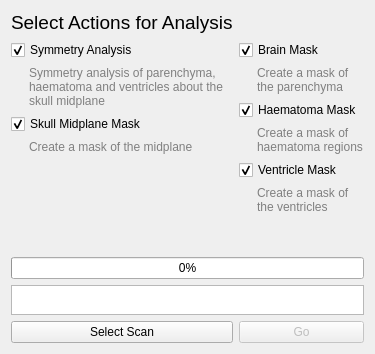
<?xml version="1.0" encoding="UTF-8"?>
<ui version="4.0">
 <class>StartupDlg</class>
 <widget class="QDialog" name="StartupDlg">
  <property name="geometry">
   <rect>
    <x>0</x>
    <y>0</y>
    <width>375</width>
    <height>354</height>
   </rect>
  </property>
  <property name="minimumSize">
   <size>
    <width>375</width>
    <height>354</height>
   </size>
  </property>
  <property name="windowTitle">
   <string>Startup Box</string>
  </property>
  <property name="toolTip">
   <string>&lt;html&gt;&lt;head/&gt;&lt;body&gt;&lt;p&gt;&lt;br/&gt;&lt;/p&gt;&lt;/body&gt;&lt;/html&gt;</string>
  </property>
  <property name="styleSheet">
   <string notr="true"/>
  </property>
  <layout class="QGridLayout">
   <item row="4" column="1">
    <widget class="QPushButton" name="pushButtonGo">
     <property name="enabled">
      <bool>false</bool>
     </property>
     <property name="text">
      <string>Go</string>
     </property>
    </widget>
   </item>
   <item row="1" column="0">
    <layout class="QVBoxLayout" name="verticalLayout_3">
     <item>
      <widget class="QCheckBox" name="checkBoxSymmetryAnalysis">
       <property name="enabled">
        <bool>true</bool>
       </property>
       <property name="text">
        <string>Symmetry Analysis</string>
       </property>
       <property name="checked">
        <bool>true</bool>
       </property>
      </widget>
     </item>
     <item>
      <widget class="QLabel" name="label">
       <property name="text">
        <string>&lt;html&gt;&lt;head/&gt;&lt;body&gt;&lt;p&gt;&lt;font color=&quot;gray&quot;&gt;Symmetry analysis of parenchyma, haematoma and ventricles about the skull midplane&lt;/font&gt;&lt;/p&gt;&lt;/body&gt;&lt;/html&gt;</string>
       </property>
       <property name="wordWrap">
        <bool>true</bool>
       </property>
       <property name="indent">
        <number>18</number>
       </property>
      </widget>
     </item>
     <item>
      <widget class="QCheckBox" name="checkBoxSkullMidplaneMask">
       <property name="enabled">
        <bool>true</bool>
       </property>
       <property name="minimumSize">
        <size>
         <width>145</width>
         <height>18</height>
        </size>
       </property>
       <property name="text">
        <string>Skull Midplane Mask</string>
       </property>
       <property name="checked">
        <bool>true</bool>
       </property>
      </widget>
     </item>
     <item>
      <widget class="QLabel" name="label_2">
       <property name="text">
        <string>&lt;html&gt;&lt;head/&gt;&lt;body&gt;&lt;p&gt;&lt;font color=&quot;gray&quot;&gt;Create a mask of the midplane&lt;/font&gt;&lt;/p&gt;&lt;/body&gt;&lt;/html&gt;</string>
       </property>
       <property name="wordWrap">
        <bool>true</bool>
       </property>
       <property name="indent">
        <number>18</number>
       </property>
      </widget>
     </item>
     <item>
      <spacer name="verticalSpacer_5">
       <property name="orientation">
        <enum>Qt::Vertical</enum>
       </property>
       <property name="sizeHint" stdset="0">
        <size>
         <width>20</width>
         <height>40</height>
        </size>
       </property>
      </spacer>
     </item>
    </layout>
   </item>
   <item row="0" column="0">
    <widget class="QLabel" name="TitleSelectOptions">
     <property name="font">
      <font>
       <family>Helvetica</family>
       <pointsize>14</pointsize>
       <weight>50</weight>
       <bold>false</bold>
      </font>
     </property>
     <property name="text">
      <string>Select Actions for Analysis</string>
     </property>
    </widget>
   </item>
   <item row="1" column="1">
    <layout class="QVBoxLayout" name="verticalLayout_2">
     <item>
      <widget class="QCheckBox" name="checkBoxBrainMask">
       <property name="enabled">
        <bool>true</bool>
       </property>
       <property name="text">
        <string>Brain Mask</string>
       </property>
       <property name="checked">
        <bool>true</bool>
       </property>
      </widget>
     </item>
     <item>
      <widget class="QLabel" name="label_5">
       <property name="text">
        <string>&lt;html&gt;&lt;head/&gt;&lt;body&gt;&lt;p&gt;&lt;font color=&quot;gray&quot;&gt;Create a mask of the parenchyma&lt;/font&gt;&lt;/p&gt;&lt;/body&gt;&lt;/html&gt;</string>
       </property>
       <property name="wordWrap">
        <bool>true</bool>
       </property>
       <property name="indent">
        <number>18</number>
       </property>
      </widget>
     </item>
     <item>
      <widget class="QCheckBox" name="checkBoxHaematomaMask">
       <property name="enabled">
        <bool>true</bool>
       </property>
       <property name="text">
        <string>Haematoma Mask</string>
       </property>
       <property name="checked">
        <bool>true</bool>
       </property>
      </widget>
     </item>
     <item>
      <widget class="QLabel" name="label_4">
       <property name="text">
        <string>&lt;html&gt;&lt;head/&gt;&lt;body&gt;&lt;p&gt;&lt;font color=&quot;gray&quot;&gt;Create a mask of  haematoma regions&lt;/font&gt;&lt;/p&gt;&lt;/body&gt;&lt;/html&gt;</string>
       </property>
       <property name="wordWrap">
        <bool>true</bool>
       </property>
       <property name="indent">
        <number>18</number>
       </property>
      </widget>
     </item>
     <item>
      <widget class="QCheckBox" name="checkBoxVentricleMask">
       <property name="enabled">
        <bool>true</bool>
       </property>
       <property name="text">
        <string>Ventricle Mask</string>
       </property>
       <property name="checked">
        <bool>true</bool>
       </property>
      </widget>
     </item>
     <item>
      <widget class="QLabel" name="label_3">
       <property name="text">
        <string>&lt;html&gt;&lt;head/&gt;&lt;body&gt;&lt;p&gt;&lt;font color=&quot;gray&quot;&gt;Create a mask of the ventricles&lt;/font&gt;&lt;/p&gt;&lt;/body&gt;&lt;/html&gt;</string>
       </property>
       <property name="wordWrap">
        <bool>true</bool>
       </property>
       <property name="indent">
        <number>18</number>
       </property>
      </widget>
     </item>
     <item>
      <spacer name="verticalSpacer_4">
       <property name="orientation">
        <enum>Qt::Vertical</enum>
       </property>
       <property name="sizeHint" stdset="0">
        <size>
         <width>20</width>
         <height>40</height>
        </size>
       </property>
      </spacer>
     </item>
    </layout>
   </item>
   <item row="3" column="0" colspan="2">
    <layout class="QVBoxLayout" name="verticalLayout">
     <item>
      <widget class="QProgressBar" name="progressBar">
       <property name="enabled">
        <bool>true</bool>
       </property>
       <property name="value">
        <number>0</number>
       </property>
      </widget>
     </item>
     <item>
      <widget class="QTextBrowser" name="progressTextBox">
       <property name="minimumSize">
        <size>
         <width>0</width>
         <height>0</height>
        </size>
       </property>
       <property name="maximumSize">
        <size>
         <width>16777215</width>
         <height>30</height>
        </size>
       </property>
      </widget>
     </item>
     <item>
      <spacer name="verticalSpacer_6">
       <property name="orientation">
        <enum>Qt::Vertical</enum>
       </property>
       <property name="sizeHint" stdset="0">
        <size>
         <width>20</width>
         <height>40</height>
        </size>
       </property>
      </spacer>
     </item>
    </layout>
   </item>
   <item row="4" column="0">
    <widget class="QPushButton" name="pushButtonSelectScan">
     <property name="text">
      <string>Select Scan</string>
     </property>
    </widget>
   </item>
  </layout>
 </widget>
 <resources/>
 <connections/>
</ui>
